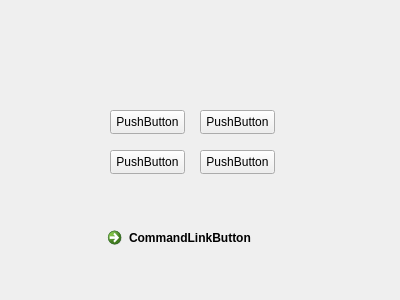
<?xml version="1.0" encoding="UTF-8"?>
<ui version="4.0">
 <class>mainwindow</class>
 <widget class="QWidget" name="mainwindow">
  <property name="geometry">
   <rect>
    <x>0</x>
    <y>0</y>
    <width>400</width>
    <height>300</height>
   </rect>
  </property>
  <property name="windowTitle">
   <string>mainwindow</string>
  </property>
  <widget class="QPushButton" name="pushButton">
   <property name="geometry">
    <rect>
     <x>110</x>
     <y>110</y>
     <width>75</width>
     <height>24</height>
    </rect>
   </property>
   <property name="text">
    <string>PushButton</string>
   </property>
  </widget>
  <widget class="QPushButton" name="pushButton_2">
   <property name="geometry">
    <rect>
     <x>200</x>
     <y>110</y>
     <width>75</width>
     <height>24</height>
    </rect>
   </property>
   <property name="text">
    <string>PushButton</string>
   </property>
  </widget>
  <widget class="QPushButton" name="pushButton_3">
   <property name="geometry">
    <rect>
     <x>110</x>
     <y>150</y>
     <width>75</width>
     <height>24</height>
    </rect>
   </property>
   <property name="text">
    <string>PushButton</string>
   </property>
  </widget>
  <widget class="QPushButton" name="pushButton_4">
   <property name="geometry">
    <rect>
     <x>200</x>
     <y>150</y>
     <width>75</width>
     <height>24</height>
    </rect>
   </property>
   <property name="text">
    <string>PushButton</string>
   </property>
  </widget>
  <widget class="QCommandLinkButton" name="commandLinkButton">
   <property name="geometry">
    <rect>
     <x>100</x>
     <y>220</y>
     <width>185</width>
     <height>41</height>
    </rect>
   </property>
   <property name="text">
    <string>CommandLinkButton</string>
   </property>
  </widget>
 </widget>
 <resources/>
 <connections/>
</ui>
